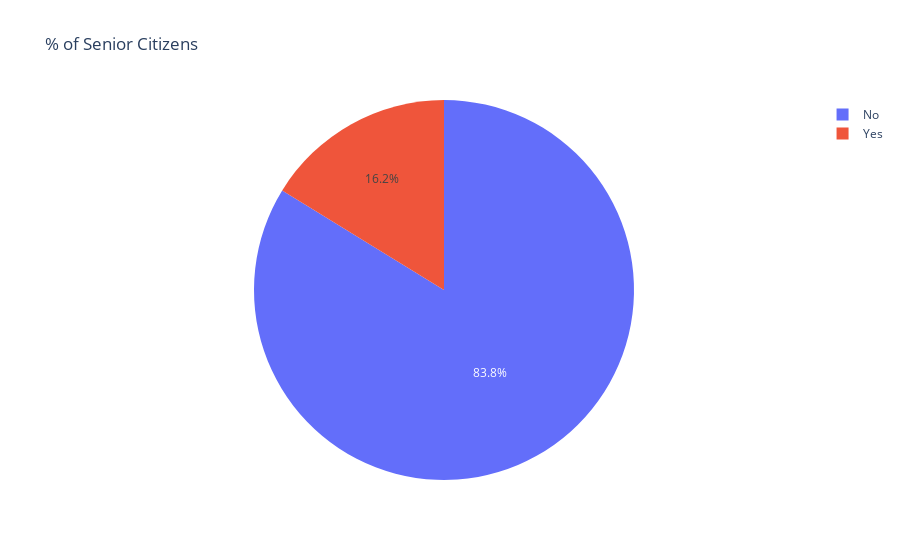

Source (notebook cell):
### Code cell
# Yaşlı vatandaşların yüzdesini hesaplama
senior_citizen_percentage = df['SeniorCitizen'].value_counts(normalize=True) * 100

# Pie chart oluşturma
fig = px.pie(
    names=['No', 'Yes'],
    values=senior_citizen_percentage.values,
    labels={'No': 'No', 'Yes': 'Yes'},
    title='% of Senior Citizens',
)

# Grafiği gösterme
fig.show()

### Figure 1 — Plotly figure (JSON) as saved in the notebook; plotly's stock layout.template omitted (floating-point values rounded to 4 significant figures)
{"data": [{"domain": {"x": [0, 1], "y": [0, 1]}, "hovertemplate": "label=%{label}<br>value=%{value}<extra></extra>", "labels": ["No", "Yes"], "legendgroup": "", "name": "", "showlegend": true, "type": "pie", "values": [83.78, 16.22]}], "layout": {"legend": {"tracegroupgap": 0}, "title": {"text": "% of Senior Citizens"}}}
